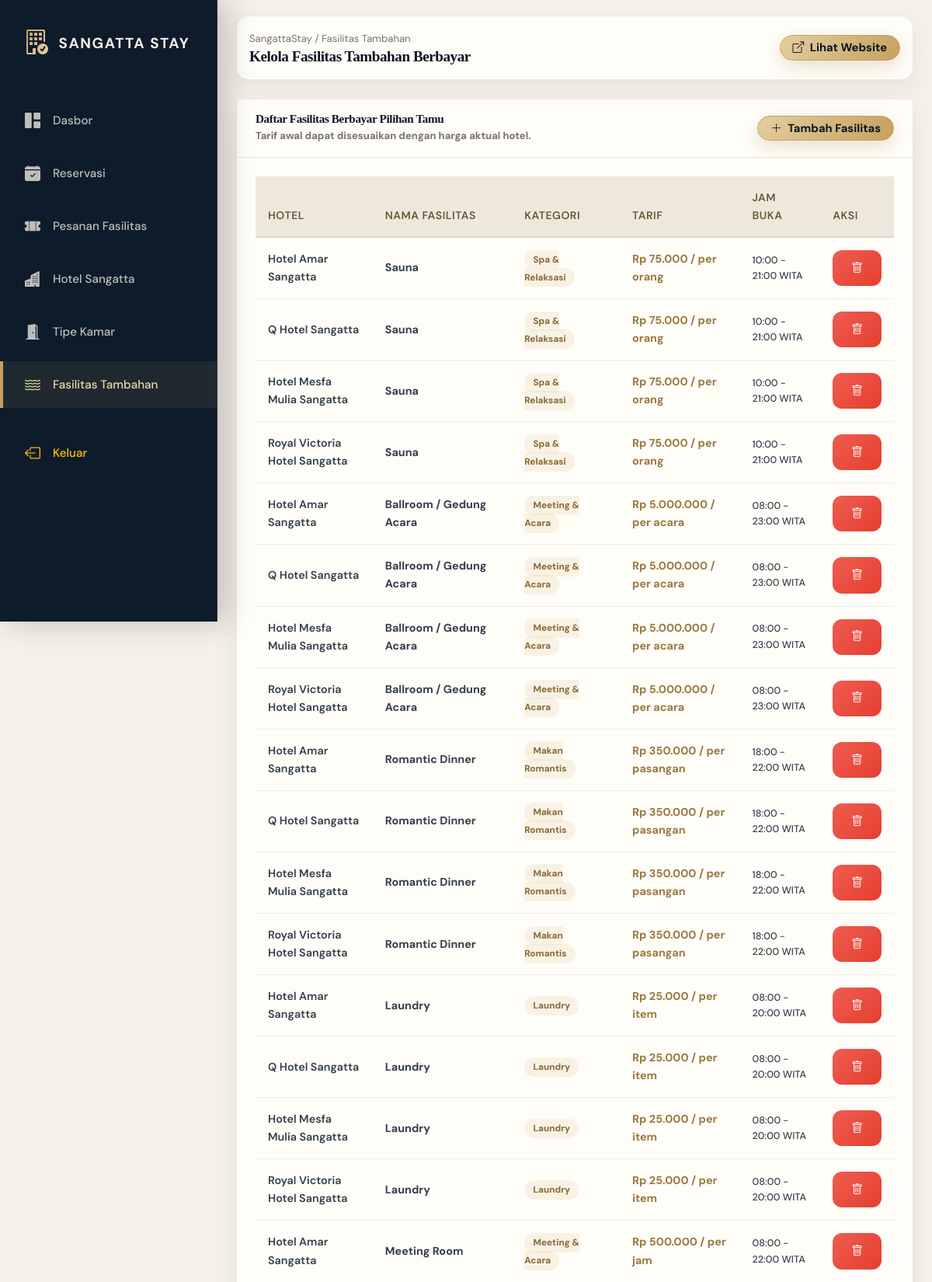
Screenshot of /admin-fasilitas.php (signed in, upper part) with the database file from the repository.
### tables this page shows
CREATE TABLE IF NOT EXISTS fasilitas (
    id INT AUTO_INCREMENT PRIMARY KEY,
    hotel_id INT NOT NULL,
    nama_fasilitas VARCHAR(100) NOT NULL,
    kategori VARCHAR(80) NOT NULL,
    harga_fasilitas DECIMAL(12,2) NOT NULL,
    satuan VARCHAR(30) DEFAULT 'per orang',
    jam_operasional VARCHAR(50) DEFAULT '07:00 - 21:00 WITA',
    deskripsi TEXT,
    foto VARCHAR(255) DEFAULT 'assets/fasilitas/meeting-room.jpg',
    FOREIGN KEY (hotel_id) REFERENCES hotels(id) ON DELETE CASCADE
);

CREATE TABLE IF NOT EXISTS hotels (
    id INT AUTO_INCREMENT PRIMARY KEY,
    nama_hotel VARCHAR(150) NOT NULL,
    kecamatan ENUM('Sangatta Utara', 'Sangatta Selatan', 'Teluk Lingga', 'Swarga Bara') NOT NULL,
    alamat TEXT NOT NULL,
    bintang TINYINT DEFAULT 3,
    jarak_pusat VARCHAR(60) DEFAULT '1.2 km dari Pusat Kota',
    deskripsi TEXT,
    foto_utama VARCHAR(255) DEFAULT 'assets/img/home.jpeg',
    status ENUM('aktif', 'nonaktif') DEFAULT 'aktif',
    created_at TIMESTAMP DEFAULT CURRENT_TIMESTAMP
);

### config.php (called while the page is built, shortened)
<?php
function rupiah($angka) {
    return 'Rp ' . number_format((float)$angka, 0, ',', '.');
}
?>

### admin-fasilitas.php (the view, shortened to what this page needs)
<?php
include 'header.php';
$conn = getConnection();
$fasList = $conn->query("SELECT f.*, h.nama_hotel FROM fasilitas f JOIN hotels h ON f.hotel_id = h.id
  WHERE h.id = (SELECT MIN(h2.id) FROM hotels h2 WHERE h2.nama_hotel = h.nama_hotel)
  ORDER BY f.id DESC");
?>
<div class="card border-0 shadow-sm rounded-4">
  <div class="card-header bg-white py-3 d-flex justify-content-between align-items-center">
    <div>
      <h6 class="fw-bold mb-0">Daftar Fasilitas Berbayar Pilihan Tamu</h6>
      <small class="text-muted">Tarif awal dapat disesuaikan dengan harga aktual hotel.</small>
    </div>
    <button class="btn btn-royal btn-sm rounded-pill px-3" data-bs-toggle="modal" data-bs-target="#modalFas">
      <i class="bi bi-plus-lg me-1"></i> Tambah Fasilitas
    </button>
  </div>
  <div class="card-body table-responsive">
    <table class="table align-middle">
      <thead>
        <tr>
          <th>Hotel</th>
          <th>Nama Fasilitas</th>
          <th>Kategori</th>
          <th>Tarif</th>
          <th>Jam Buka</th>
          <th>Aksi</th>
        </tr>
      </thead>
      <tbody>
        <?php while ($f = $fasList->fetch_assoc()): ?>
        <tr>
          <td class="fw-semibold"><?= htmlspecialchars($f['nama_hotel']) ?></td>
          <td class="fw-bold"><?= htmlspecialchars($f['nama_fasilitas']) ?></td>
          <td><span class="badge-facility-cat"><?= htmlspecialchars($f['kategori']) ?></span></td>
          <td class="fw-bold" style="color:var(--teal-mint);"><?= rupiah($f['harga_fasilitas']) ?> / <?= htmlspecialchars($f['satuan']) ?></td>
          <td class="small"><?= htmlspecialchars($f['jam_operasional']) ?></td>
          <td>
            <form action="admin-fasilitas-actions.php" method="POST" class="d-inline" onsubmit="return confirm('Hapus fasilitas ini?')">
              <button class="btn btn-sm btn-danger"><i class="bi bi-trash"></i></button>
            </form>
          </td>
        </tr>
        <?php endwhile; ?>
      </tbody>
    </table>
  </div>
</div>
<?php include 'footer.php'; ?>

### style.css (style rules this page uses)
:root { --primary-gradient-start: #4318ff; --primary-gradient-end: #7551ff; --bg-light: #f4f7fe; --card-bg: #ffffff; --text-primary: #1b2559; --text-secondary: #a3aed0; --border-color: #e9edf7; --success-color: #05cd99; --brand-start: var(--primary-gradient-start); --brand-end: var(--primary-gradient-end); --muted: #a3aed0; --sidebar-bg: #1a1f37; --sidebar-hover: #252a42; --stat-earnings: #4318ff; --stat-spend: #6ad2ff; --stat-sales: #05cd99; --stat-balance: #ffb547; }
body { font-family: "DM Sans", system-ui, -apple-system, "Segoe UI", Roboto, "Helvetica Neue", Arial; background-color: var(--bg-light); color: var(--text-primary); }
* { scrollbar-width: thin; scrollbar-color: var(--text-secondary) var(--bg-light); }
.table { border-collapse: separate; border-spacing: 0; border: none; }
.table thead th { background: var(--bg-light); color: var(--text-secondary); font-weight: 600; font-size: 0.875rem; text-transform: uppercase; letter-spacing: 0.5px; border: none; padding: 16px; border-bottom: 2px solid var(--border-color); }
.table tbody td { padding: 16px; border-bottom: 1px solid var(--border-color); color: var(--text-primary); font-weight: 500; background: white; }
.card { border: none; box-shadow: 0px 18px 40px rgba(112, 144, 176, 0.12); border-radius: 20px; margin-bottom: 20px; background: var(--card-bg); transition: transform 0.3s ease, box-shadow 0.3s ease; }
.card-header { background: transparent; border-bottom: 1px solid var(--border-color); padding: 20px 24px; font-weight: 700; color: var(--text-primary); }
.card-body { padding: 24px; }
.btn-danger { background: linear-gradient(135deg, #ee5d50, #e53e30); border: none; border-radius: 12px; padding: 12px 24px; font-weight: 600; }

### assets/css/sangatta-stay.css (style rules this page uses)
:root { --navy-deep: #131c3a; --navy-mid: #1e2d5c; --royal-indigo: #4318ff; --violet-glow: #6d4aff; --amber-gold: #f59e0b; --amber-light: #fef3c7; --teal-mint: #0d9488; --teal-soft: #ccfbf1; --slate-bg: #eef2f9; --surface-tint: #f8faff; --card-surface: #ffffff; --text-dark: #131c3a; --text-muted-custom: #52607a; --border-soft: #dbe3f2; --shadow-elevated: 0 18px 42px -12px rgba(19, 28, 58, 0.14); --shadow-card: 0 10px 26px -8px rgba(30, 45, 92, 0.09); }
* { box-sizing: border-box; }
body { font-family: 'DM Sans', system-ui, -apple-system, sans-serif; background-color: var(--slate-bg); background-image: radial-gradient(circle at 12% 10%, rgba(67, 24, 255, 0.07) 0%, transparent 38%), radial-gradient(circle at 88% 22%, rgba(245, 158, 11, 0.08) 0%, transparent 40%), radial-gradient(circle at 50% 85%, rgba(13, 148, 136, 0.06) 0%, transparent 45%); color: var(--text-dark); min-height: 100vh; }
.badge-facility-cat { background: var(--teal-soft); color: var(--teal-mint); font-weight: 700; font-size: 0.74rem; border-radius: 999px; padding: 0.28rem 0.7rem; }
.btn-royal { background: linear-gradient(135deg, var(--royal-indigo) 0%, var(--violet-glow) 100%); color: #ffffff; border: none; font-weight: 600; box-shadow: 0 8px 20px rgba(67, 24, 255, 0.25); transition: all 0.2s ease; }
.card { border-color: var(--border-soft); }

### rows the page displays
fasilitas: hotel.nama_hotel "Hotel Amar Sangatta", nama_fasilitas "Sauna", kategori "Spa & Relaksasi", harga_fasilitas "Rp 75.000", satuan "per orang", jam_operasional "10:00 - 21:00 WITA"
fasilitas: hotel.nama_hotel "Q Hotel Sangatta", nama_fasilitas "Sauna", kategori "Spa & Relaksasi", harga_fasilitas "Rp 75.000", satuan "per orang", jam_operasional "10:00 - 21:00 WITA"
fasilitas: hotel.nama_hotel "Hotel Mesfa Mulia Sangatta", nama_fasilitas "Sauna", kategori "Spa & Relaksasi", harga_fasilitas "Rp 75.000", satuan "per orang", jam_operasional "10:00 - 21:00 WITA"
fasilitas: hotel.nama_hotel "Royal Victoria Hotel Sangatta", nama_fasilitas "Sauna", kategori "Spa & Relaksasi", harga_fasilitas "Rp 75.000", satuan "per orang", jam_operasional "10:00 - 21:00 WITA"
fasilitas: hotel.nama_hotel "Hotel Amar Sangatta", nama_fasilitas "Ballroom / Gedung Acara", kategori "Meeting & Acara", harga_fasilitas "Rp 5.000.000", satuan "per acara", jam_operasional "08:00 - 23:00 WITA"
fasilitas: hotel.nama_hotel "Q Hotel Sangatta", nama_fasilitas "Ballroom / Gedung Acara", kategori "Meeting & Acara", harga_fasilitas "Rp 5.000.000", satuan "per acara", jam_operasional "08:00 - 23:00 WITA"
fasilitas: hotel.nama_hotel "Hotel Mesfa Mulia Sangatta", nama_fasilitas "Ballroom / Gedung Acara", kategori "Meeting & Acara", harga_fasilitas "Rp 5.000.000", satuan "per acara", jam_operasional "08:00 - 23:00 WITA"
fasilitas: hotel.nama_hotel "Royal Victoria Hotel Sangatta", nama_fasilitas "Ballroom / Gedung Acara", kategori "Meeting & Acara", harga_fasilitas "Rp 5.000.000", satuan "per acara", jam_operasional "08:00 - 23:00 WITA"
fasilitas: hotel.nama_hotel "Hotel Amar Sangatta", nama_fasilitas "Romantic Dinner", kategori "Makan Romantis", harga_fasilitas "Rp 350.000", satuan "per pasangan", jam_operasional "18:00 - 22:00 WITA"
fasilitas: hotel.nama_hotel "Q Hotel Sangatta", nama_fasilitas "Romantic Dinner", kategori "Makan Romantis", harga_fasilitas "Rp 350.000", satuan "per pasangan", jam_operasional "18:00 - 22:00 WITA"
fasilitas: hotel.nama_hotel "Hotel Mesfa Mulia Sangatta", nama_fasilitas "Romantic Dinner", kategori "Makan Romantis", harga_fasilitas "Rp 350.000", satuan "per pasangan", jam_operasional "18:00 - 22:00 WITA"
fasilitas: hotel.nama_hotel "Royal Victoria Hotel Sangatta", nama_fasilitas "Romantic Dinner", kategori "Makan Romantis", harga_fasilitas "Rp 350.000", satuan "per pasangan", jam_operasional "18:00 - 22:00 WITA"
fasilitas: hotel.nama_hotel "Hotel Amar Sangatta", nama_fasilitas "Laundry", kategori "Laundry", harga_fasilitas "Rp 25.000", satuan "per item", jam_operasional "08:00 - 20:00 WITA"
fasilitas: hotel.nama_hotel "Q Hotel Sangatta", nama_fasilitas "Laundry", kategori "Laundry", harga_fasilitas "Rp 25.000", satuan "per item", jam_operasional "08:00 - 20:00 WITA"
fasilitas: hotel.nama_hotel "Hotel Mesfa Mulia Sangatta", nama_fasilitas "Laundry", kategori "Laundry", harga_fasilitas "Rp 25.000", satuan "per item", jam_operasional "08:00 - 20:00 WITA"
fasilitas: hotel.nama_hotel "Royal Victoria Hotel Sangatta", nama_fasilitas "Laundry", kategori "Laundry", harga_fasilitas "Rp 25.000", satuan "per item", jam_operasional "08:00 - 20:00 WITA"
fasilitas: hotel.nama_hotel "Hotel Amar Sangatta", nama_fasilitas "Meeting Room", kategori "Meeting & Acara", harga_fasilitas "Rp 500.000", satuan "per jam", jam_operasional "08:00 - 22:00 WITA"

### other values shown
$pageBreadcrumb "Fasilitas Tambahan"
$pageTitle "Kelola Fasilitas Tambahan Berbayar"
